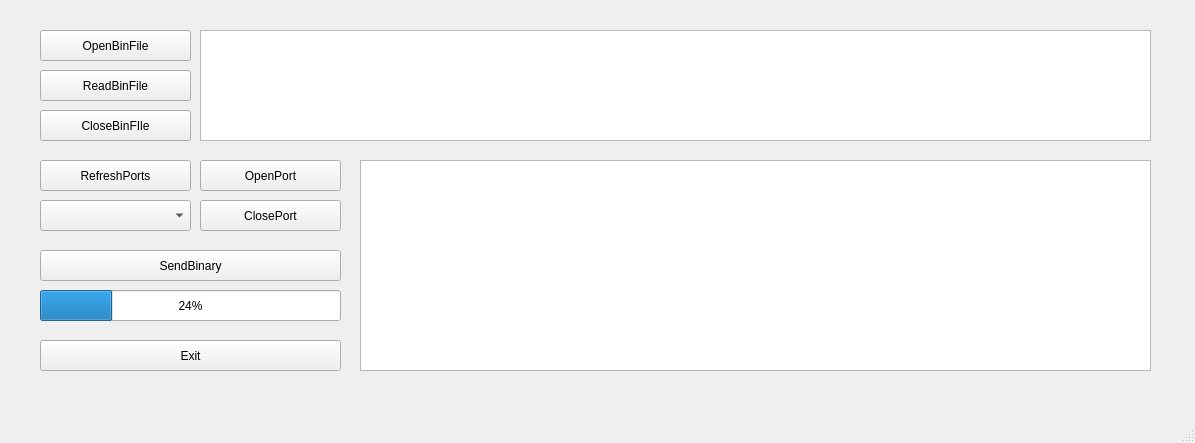
<?xml version="1.0" encoding="UTF-8"?>
<ui version="4.0">
 <class>MainWindow</class>
 <widget class="QMainWindow" name="MainWindow">
  <property name="geometry">
   <rect>
    <x>0</x>
    <y>0</y>
    <width>1195</width>
    <height>443</height>
   </rect>
  </property>
  <property name="windowTitle">
   <string>MainWindow</string>
  </property>
  <widget class="QWidget" name="centralwidget">
   <widget class="QPushButton" name="OpenBinFile">
    <property name="geometry">
     <rect>
      <x>40</x>
      <y>30</y>
      <width>151</width>
      <height>31</height>
     </rect>
    </property>
    <property name="text">
     <string>OpenBinFile</string>
    </property>
   </widget>
   <widget class="QPushButton" name="ReadBinFile">
    <property name="geometry">
     <rect>
      <x>40</x>
      <y>70</y>
      <width>151</width>
      <height>31</height>
     </rect>
    </property>
    <property name="text">
     <string>ReadBinFile</string>
    </property>
   </widget>
   <widget class="QPushButton" name="CloseBinFile">
    <property name="geometry">
     <rect>
      <x>40</x>
      <y>110</y>
      <width>151</width>
      <height>31</height>
     </rect>
    </property>
    <property name="text">
     <string>CloseBinFIle</string>
    </property>
   </widget>
   <widget class="QListWidget" name="ShowBinaryFile">
    <property name="geometry">
     <rect>
      <x>200</x>
      <y>30</y>
      <width>951</width>
      <height>111</height>
     </rect>
    </property>
   </widget>
   <widget class="QPushButton" name="RefreshPorts">
    <property name="geometry">
     <rect>
      <x>40</x>
      <y>160</y>
      <width>151</width>
      <height>31</height>
     </rect>
    </property>
    <property name="text">
     <string>RefreshPorts</string>
    </property>
   </widget>
   <widget class="QPushButton" name="OpenPort">
    <property name="geometry">
     <rect>
      <x>200</x>
      <y>160</y>
      <width>141</width>
      <height>31</height>
     </rect>
    </property>
    <property name="text">
     <string>OpenPort</string>
    </property>
   </widget>
   <widget class="QComboBox" name="ListPorts">
    <property name="geometry">
     <rect>
      <x>40</x>
      <y>200</y>
      <width>151</width>
      <height>31</height>
     </rect>
    </property>
   </widget>
   <widget class="QPushButton" name="ClosePort">
    <property name="geometry">
     <rect>
      <x>200</x>
      <y>200</y>
      <width>141</width>
      <height>31</height>
     </rect>
    </property>
    <property name="text">
     <string>ClosePort</string>
    </property>
   </widget>
   <widget class="QPushButton" name="SendBinary">
    <property name="geometry">
     <rect>
      <x>40</x>
      <y>250</y>
      <width>301</width>
      <height>31</height>
     </rect>
    </property>
    <property name="text">
     <string>SendBinary</string>
    </property>
   </widget>
   <widget class="QProgressBar" name="SendingProgress">
    <property name="geometry">
     <rect>
      <x>40</x>
      <y>290</y>
      <width>301</width>
      <height>31</height>
     </rect>
    </property>
    <property name="value">
     <number>24</number>
    </property>
   </widget>
   <widget class="QPushButton" name="Exit">
    <property name="geometry">
     <rect>
      <x>40</x>
      <y>340</y>
      <width>301</width>
      <height>31</height>
     </rect>
    </property>
    <property name="text">
     <string>Exit</string>
    </property>
   </widget>
   <widget class="QListWidget" name="ShowSendingBinary">
    <property name="geometry">
     <rect>
      <x>360</x>
      <y>160</y>
      <width>791</width>
      <height>211</height>
     </rect>
    </property>
   </widget>
  </widget>
  <widget class="QMenuBar" name="menubar">
   <property name="geometry">
    <rect>
     <x>0</x>
     <y>0</y>
     <width>1195</width>
     <height>22</height>
    </rect>
   </property>
  </widget>
  <widget class="QStatusBar" name="statusbar"/>
 </widget>
 <resources/>
 <connections/>
</ui>
